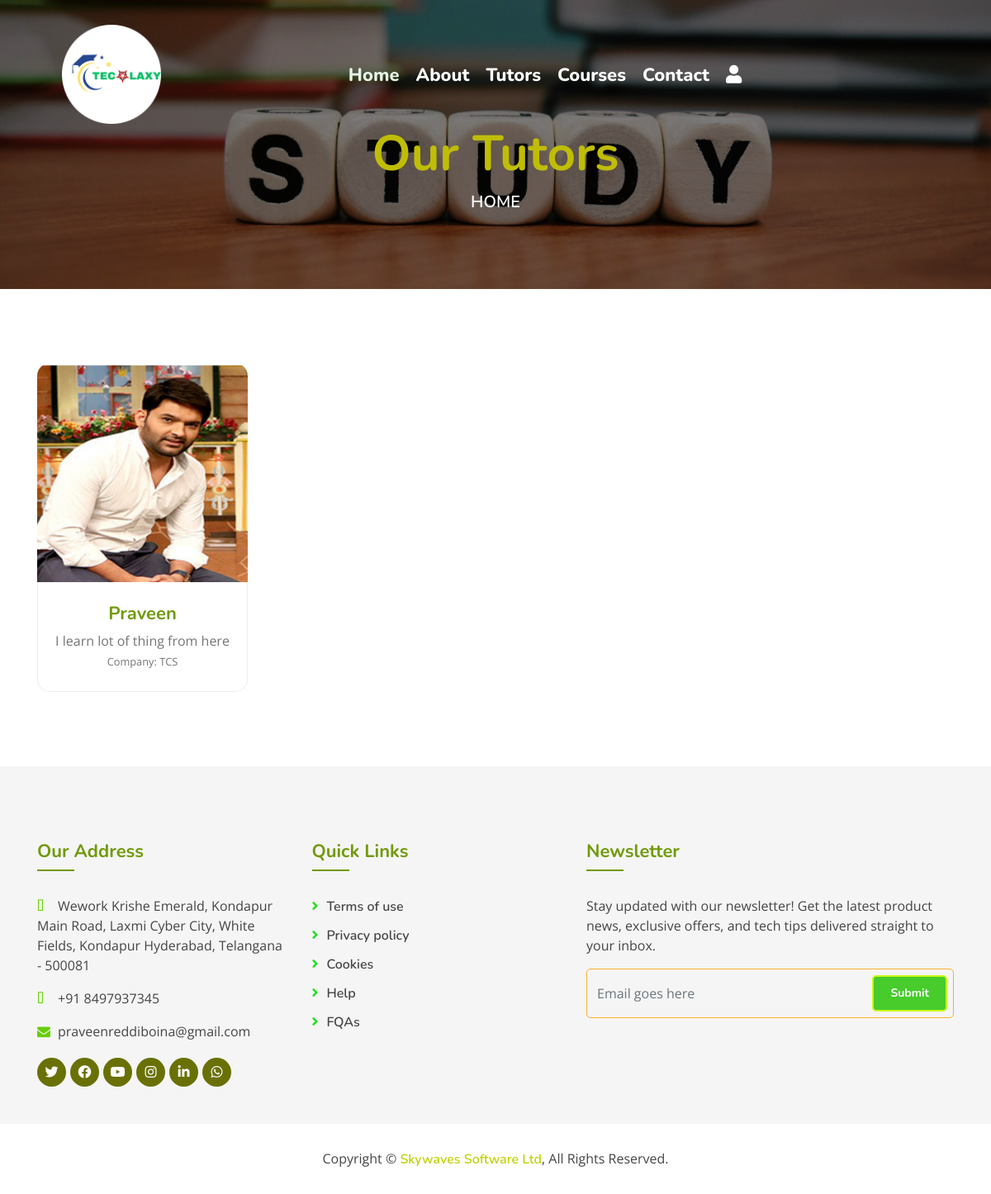
/clients/, run on the app's committed database.
### tapp/models.py (models this page shows)
class Students(models.Model):
    name = models.CharField(max_length=100, unique=True)
    image = models.ImageField(upload_to="categories/%Y/%m/%d")
    description = models.TextField()
    company = models.CharField(max_length=100, unique=True)
    added_on = models.DateTimeField(auto_now_add=True)
    updated_on = models.DateTimeField(auto_now=True)

### tapp/views.py (the view)
# urls.py: path('clients/',views.team_members,name="team"),
def team_members(request):
    context={}
    members = Students.objects.all().order_by('name')
    context['team_members'] = members
    return render(request,'team.html', context)

### template/team.html (shortened to what this page needs)
{% extends "base.html" %}
{% block content %}
        <div class="page-header">
            <div class="container">
                <div class="row">
                    <div class="col-12">
                        <h2>Our Tutors</h2>
                    </div>
                    <div class="col-12">
                        <a href="/">Home</a>
                    </div>
                </div>
            </div>
        </div>
        <div class="team">
            <div class="container">
                <div class="row">
                {% for m in team_members %}
                    <div class="col-lg-3 col-md-6">
                        <div class="team-item">
                            <div class="team-img">
                                <img src="/media/{{m.image}}" style="height:250px;" alt="Image">
                                <div class="team-social">
                                </div>
                            </div>
                            <div class="team-text">
                                <h2>{{m.name}}</h2>
                                <p>{{m.description}}</p>
                                <p><small>Company: {{m.company}}</small></p>
                            </div>
                        </div>
                    </div>
                {% endfor %}
                </div>
            </div>
        </div>
{% endblock %}

### static/css/style.css (style rules this page uses)
body { color: #757575; background: #ffffff; font-family: 'open sans', sans-serif; }
h1, h2, h3, h4, h5, h6 { color: #719a0a; font-family: 'Nunito', sans-serif; }
a { font-family: 'Nunito', sans-serif; font-weight: 600; color: #beb203; transition: .3s; }
.page-header { position: relative; margin-bottom: 45px; padding: 150px 0 90px 0; text-align: center; background: linear-gradient(rgba(0, 0, 0, .5), rgba(0, 0, 0, .5)), url(../img/hrd-a.jpg); background-position: center; background-repeat: no-repeat; background-size: cover; }
.page-header h2 { position: relative; color: #c0bd06; font-size: 60px; font-weight: 700; }
.page-header a { position: relative; padding: 0 12px; font-size: 20px; text-transform: uppercase; color: #ffffff; }
.page-header a::after { position: absolute; content: "/"; width: 8px; height: 8px; top: -1px; right: -7px; text-align: center; color: #944bcf; }
.page-header a:last-child::after { display: none; }
.team { position: relative; width: 100%; padding: 45px 0 15px 0; }
.team .team-item { position: relative; margin-bottom: 30px; background: #ffffff; }
.team .team-img { position: relative; border-radius: 15px 15px 0 0; overflow: hidden; }
.team .team-img img { position: relative; width: 100%; margin-top: 15px; transform: scale(1.1); transition: .3s; }
.team .team-social { position: absolute; width: 100%; height: 100%; top: 0; left: 0; display: flex; align-items: center; justify-content: center; transition: .5s; }
.team .team-text { position: relative; padding: 25px 15px; text-align: center; background: #ffffff; border: 1px solid rgba(0, 0, 0, .07); border-top: none; border-radius: 0 0 15px 15px; }
.team .team-text h2 { font-size: 22px; font-weight: 700; }
.team .team-text p { margin: 0; font-size: 16px; }

### data on the page
Students: image (picture), name "Praveen", description "I learn lot of thing from here", company "TCS"
